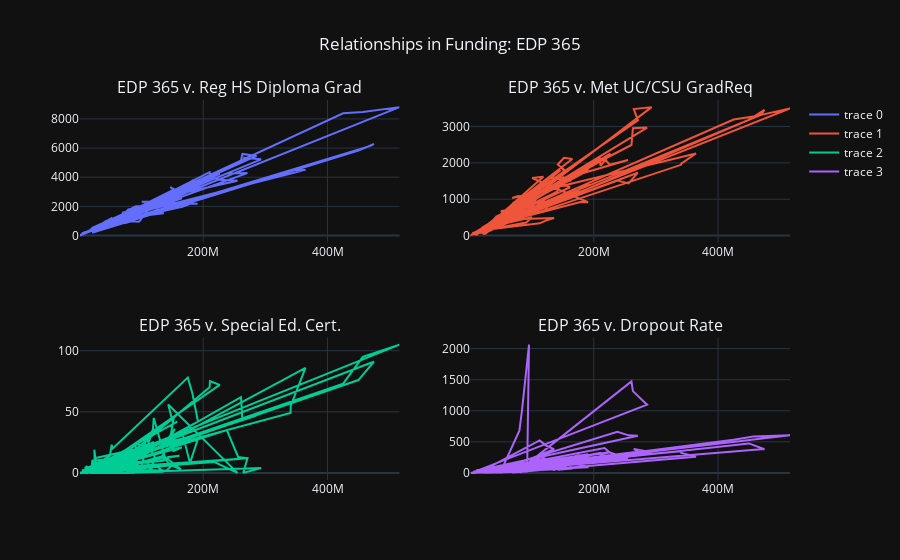

The code cell stored with this chart in its notebook:
### Code cell
from plotly.subplots import make_subplots
import plotly.graph_objects as go

fig = make_subplots(
    rows=2, cols=2,
    subplot_titles=("EDP 365 v. Reg HS Diploma Grad", "EDP 365 v. Met UC/CSU GradReq", "EDP 365 v. Special Ed. Cert.", "EDP 365 v. Dropout Rate"))

fig.add_trace(go.Scatter(x=eda['edp365'], y=eda['RegHSDiplomaGrad']), row=1, col=1)

fig.add_trace(go.Scatter(x=eda['edp365'], y=eda['MetUCCSUGradReq']), row=1, col=2)

fig.add_trace(go.Scatter(x=eda['edp365'], y=eda['SPEDCert']), row=2, col=1)

fig.add_trace(go.Scatter(x=eda['edp365'], y=eda['Dropout']), row=2, col=2)

# fig.update_xaxes(title_text="edp365", row=1, col=1)
# fig.update_xaxes(title_text="edp365", row=1, col=2)
# fig.update_xaxes(title_text="edp365", row=2, col=1)
# fig.update_xaxes(title_text="edp365", row=2, col=2)

# Update yaxis properties
# fig.update_yaxes(title_text="# of RegHSDiploma Grad", row=1, col=1)
# fig.update_yaxes(title_text="# of Student who Met UCCSUGradReq", row=1, col=2)
# fig.update_yaxes(title_text="# of Special Education Certificates", row=2, col=1)
# fig.update_yaxes(title_text="# of Dropouts", row=2, col=2)

fig.update_layout(
        title={
            'text': "Relationships in Funding: EDP 365",
            'x':0.5,
            'xanchor': 'center'})

fig.update_layout(
    template="plotly_dark"
)

fig.show()

### Figure 1 — Plotly figure (JSON) as saved in the notebook; plotly's stock layout.template omitted (floating-point values rounded to 4 significant figures; data arrays with more than 128 entries replaced by an {"elided": "..."} marker saying what was removed)
{"data": [{"type": "scatter", "x": {"elided": "213 float values"}, "xaxis": "x", "y": {"elided": "213 int values"}, "yaxis": "y"}, {"type": "scatter", "x": {"elided": "213 float values"}, "xaxis": "x2", "y": {"elided": "213 int values"}, "yaxis": "y2"}, {"type": "scatter", "x": {"elided": "213 float values"}, "xaxis": "x3", "y": {"elided": "213 int values"}, "yaxis": "y3"}, {"type": "scatter", "x": {"elided": "213 float values"}, "xaxis": "x4", "y": {"elided": "213 int values"}, "yaxis": "y4"}], "layout": {"annotations": [{"font": {"size": 16}, "showarrow": false, "text": "EDP 365 v. Reg HS Diploma Grad", "x": 0.225, "xanchor": "center", "xref": "paper", "y": 1, "yanchor": "bottom", "yref": "paper"}, {"font": {"size": 16}, "showarrow": false, "text": "EDP 365 v. Met UC/CSU GradReq", "x": 0.775, "xanchor": "center", "xref": "paper", "y": 1, "yanchor": "bottom", "yref": "paper"}, {"font": {"size": 16}, "showarrow": false, "text": "EDP 365 v. Special Ed. Cert.", "x": 0.225, "xanchor": "center", "xref": "paper", "y": 0.375, "yanchor": "bottom", "yref": "paper"}, {"font": {"size": 16}, "showarrow": false, "text": "EDP 365 v. Dropout Rate", "x": 0.775, "xanchor": "center", "xref": "paper", "y": 0.375, "yanchor": "bottom", "yref": "paper"}], "title": {"text": "Relationships in Funding: EDP 365", "x": 0.5, "xanchor": "center"}, "xaxis": {"anchor": "y", "domain": [0, 0.45]}, "xaxis2": {"anchor": "y2", "domain": [0.55, 1]}, "xaxis3": {"anchor": "y3", "domain": [0, 0.45]}, "xaxis4": {"anchor": "y4", "domain": [0.55, 1]}, "yaxis": {"anchor": "x", "domain": [0.625, 1]}, "yaxis2": {"anchor": "x2", "domain": [0.625, 1]}, "yaxis3": {"anchor": "x3", "domain": [0, 0.375]}, "yaxis4": {"anchor": "x4", "domain": [0, 0.375]}}}
